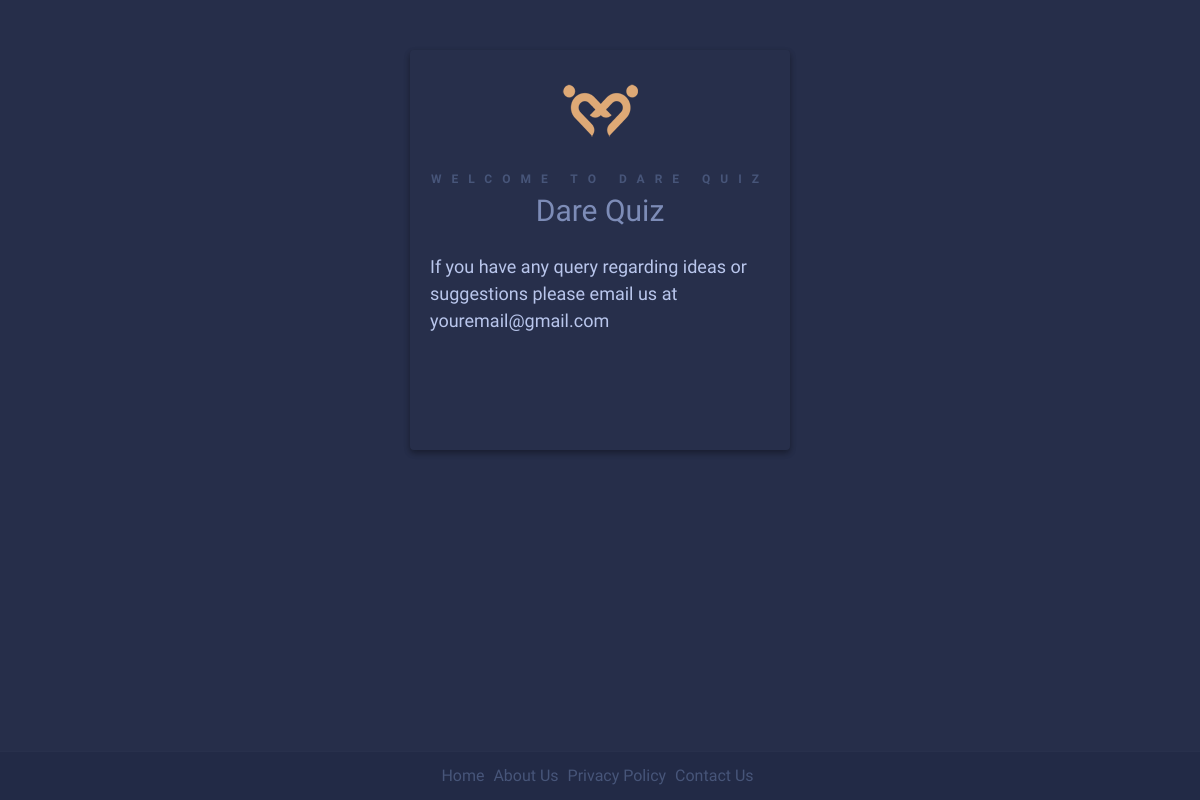
/index.php/site/contactUs, run on the app's committed database.
### tables this page shows
CREATE TABLE IF NOT EXISTS `site` (
  `id` int(9) NOT NULL AUTO_INCREMENT,
  `site_title` varchar(255) NOT NULL,
  `site_short_title` varchar(255) NOT NULL,
  `site_wishing_web` varchar(255) NOT NULL,
  `site_description` varchar(255) NOT NULL,
  `site_og_image` varchar(255) NOT NULL,
  `site_user_can_del` int(11) NOT NULL DEFAULT '0',
  `site_about` text NOT NULL,
  `site_privacy` text NOT NULL,
  `site_contact` text NOT NULL,
  `site_custom_header` text NOT NULL,
  `site_custom_footer` text NOT NULL,
  `site_ad_ver` text NOT NULL,
  `site_ad_100` text NOT NULL,
  PRIMARY KEY (`id`)
);

### application/controllers/Site.php (called while the page is built, shortened)
<?php
class Site extends CI_Controller {
	private $site_info;
	public function __construct(){
		$this->load->model('site_model');
		$this->load->model('quiz_model');
		$this->site_info = $this->site_model->getSiteInfo();
	}
	public function contactUs()
	{
		$data['site'] = $this->site_info;
		$this->load->view('site/header', $data);
		$this->load->view('site/contact_us');
		$this->load->view('site/footer');
	}
}

### index.php (called while the page is built, shortened)
<?php
require_once BASEPATH.'core/CodeIgniter.php';

### application/models/Site_model.php (called while the page is built, shortened)
<?php
	Class Site_model extends CI_Model{
		public function getSiteInfo(){
			$this->db->where('id', 1);
			$query = $this->db->get('site');
			return $query->row();
		}
	}

### application/views/site/contact_us.php (the view, shortened to what this page needs)
<div class="container h-100">
	<div class="row h-100 justify-content-center align-items-center">
		<div class="col-sm-12 col-md-6 col-lg-4 custom-box">
			<div class="logo"><img src="<?php echo base_url('assets/images/logo.png');?>"></div>
			<div class="top-slogan">Welcome To <?php echo $site->site_short_title;?></div>
			<div class="logo-name"><?php echo $site->site_short_title;?></div>
			<div class="custom-block">
				<div class="long-text">
					<?php echo $site->site_contact;?>
				</div>
			</div>
		</div>
	</div>
</div>

### assets/css/style.css (style rules this page uses)
html { padding: 0; margin: 0; height: 100%; }
body { position: relative; min-height: 100%; width: 100%; padding: 0 20px; padding-top: 50px; padding-bottom: 100px; background-color: #262e4a; color: #475579; font-family: 'Quattrocento Sans', sans-serif; }
.custom-box { background-color: #272f4b; border-radius: 4px; box-shadow: 0px 3px 6px rgba(0, 0, 0, 0.16), 0px 3px 6px rgba(0, 0, 0, 0.23); min-height: 400px; padding: 20px; text-align: center; }
.top-slogan { font-size: 12px; letter-spacing: 10px; text-transform: uppercase; margin-top: 20px; font-weight: bold; }
.logo { text-align:center; }
.logo-name { text-align: center; font-size: 30px; color: #7d8cb7; font-family: 'Quattrocento Sans', sans-serif; }
.custom-block { margin: 20px 0; }
.long-text { text-align: left; color: #b9c6ec; font-size: 18px; }

### data on the page
site: site_short_title "DARE QUIZ", site_short_title "Dare Quiz", site_contact "If you have any query regarding ideas or suggestions please email us at youremail@gmail.com"
